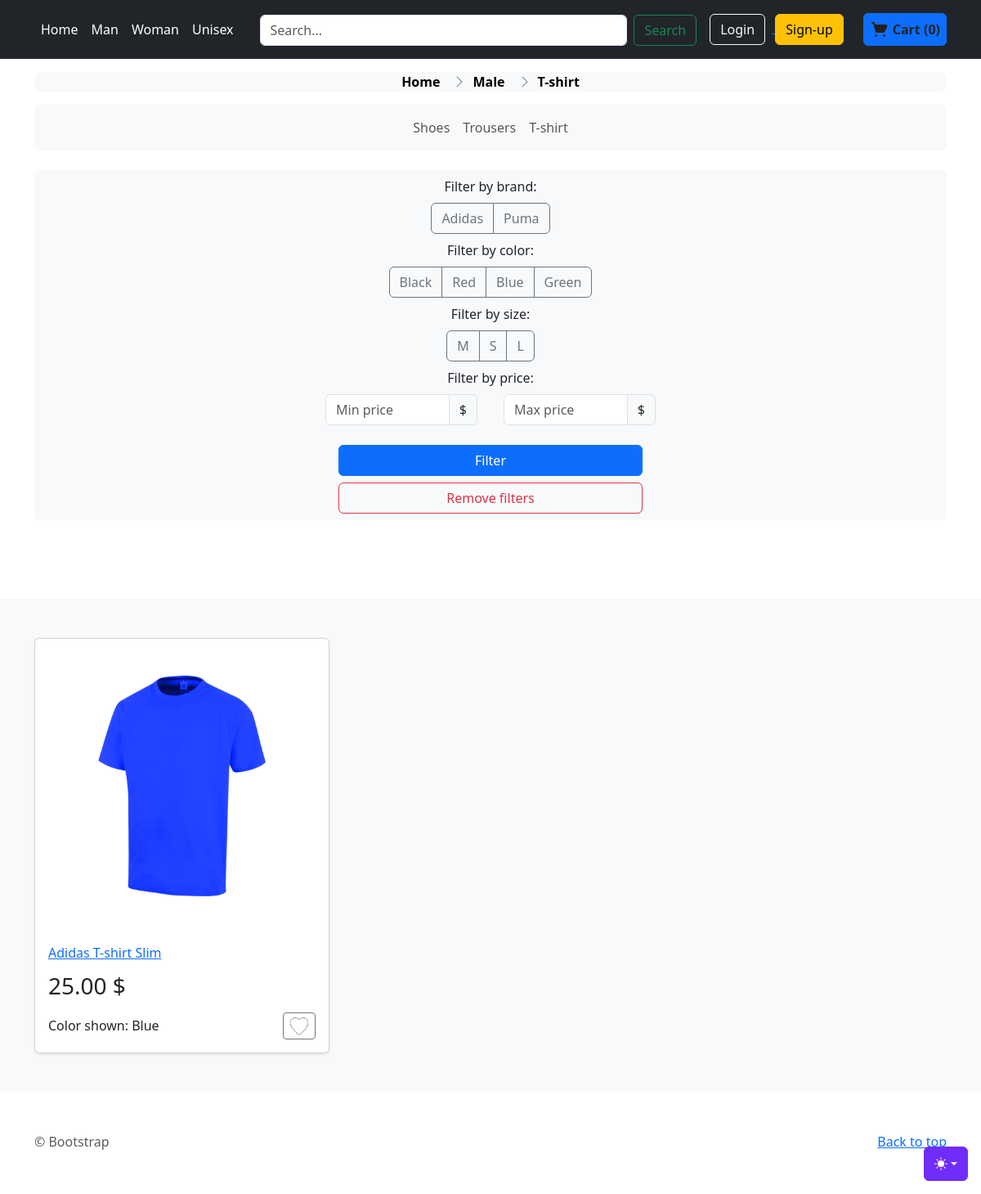
The page /Male/t-shirt on the database its author committed.
### store/models.py (models this page shows, shortened)
class Product(models.Model):
    NONE = 'None'
    SIZE = 'Size'
    COLOR = 'Color'
    SIZE_COLOR = 'Size-Color'
    VARIANTS = (
        (NONE, 'None'),
        (SIZE, 'Size'),
        (COLOR, 'Color'),
        (SIZE_COLOR, 'Size-Color'),
    )
    GENDERS = (
        ('Male', 'Male'),
        ('Female', 'Female'),
        ('Unisex', 'Unisex')
    )
    name = models.CharField(max_length=255, null=False, blank=False)
    slug = models.SlugField(null=False, unique=True)
    brand = models.ForeignKey(Brand, null=True, blank=True, on_delete=models.CASCADE)
    category = models.ForeignKey(Category, null=False, blank=False, on_delete=models.CASCADE)
    description = models.TextField(null=True, blank=True)
    base_price = models.DecimalField(max_digits=10, decimal_places=2, null=False,blank=False)
    variant = models.CharField(max_length=10, choices=VARIANTS, default=SIZE_COLOR)
    date_added = models.DateTimeField(auto_now_add=True, null=True)
    gender = models.CharField(max_length=10, choices=GENDERS, default='Unisex')

class Category(models.Model):
    name = models.CharField(max_length=255)
    category_slug = models.SlugField(null=False, unique=True)

class Brand(models.Model):
    brand_name = models.CharField(max_length=100)

class Color(models.Model):
    color_name = models.CharField(max_length=100)

class Size(models.Model):
    size_name = models.CharField(max_length=100)

class ProductVariant(models.Model):
    title = models.CharField(max_length=100, blank=True, null=True)
    product = models.ForeignKey(Product, on_delete=models.CASCADE)
    color = models.ForeignKey(Color, on_delete=models.CASCADE, blank=True, null=True)
    size = models.ForeignKey(Size, on_delete=models.CASCADE, blank=True, null=True)
    image_id = models.ForeignKey(Image, blank=True, null=True,on_delete=models.CASCADE)
    price = models.DecimalField(max_digits=12, decimal_places=2, default=0)
    quantity = models.IntegerField(default=1,null=False)
    purchased = models.PositiveIntegerField(default=0, null=False, blank=True)

class Image(models.Model):
    name = models.CharField(max_length=50, blank=True)
    product=models.ForeignKey(Product, on_delete=models.CASCADE)
    image = models.ImageField(blank=True, upload_to='static/images/')

### store/views.py (the view)
# urls.py: path('<str:gen>/<str:category>', views.category_view, name='category'),
def category_view(request, gen, category):
    products = ProductVariant.objects.select_related('product__category', 'product').filter(Q(quantity__gt=0) & Q(product__category__category_slug=category) & (Q(product__gender=gen) | Q(product__gender='Unisex')) )
    colors = Color.objects.all().distinct()
    sizes = Size.objects.all().distinct()
    brands = Brand.objects.all().distinct()
    products, applied_filters = filters(request, products)
    data = {
        'products': products,
        'gender': gen,
        'category_slug': category,
        'category_name': category.capitalize(),
        'applied_filters': applied_filters,
        'colors': colors,
        'sizes': sizes,
        'brands': brands
    }
    return render(request, 'store/store.html', data | header_data(request))

### templates/store/store.html (shortened to what this page needs)
{% extends 'store/index.html' %}
{% load static %}
{% block styles %}
<link href="{%  static 'assets/dist/css/breadcrumbs.css' %}" rel="stylesheet">
<link rel="stylesheet" href="https://cdn.jsdelivr.net/npm/@docsearch/css@3">
<link href="{%  static 'assets/dist/css/bootstrap.min.css' %}" rel="stylesheet">
{% endblock styles %}
{% block categories %}
  <section class="pt-3 pb-5 text-center container">
        <div class="row pb-lg-5">
      <div class="mx-auto">
        <nav aria-label="breadcrumb">
    <ol class="breadcrumb breadcrumb-chevron p-1 bg-body-tertiary rounded-3 justify-content-center ">
      <li class="breadcrumb-item">
        <a class="link-body-emphasis fw-semibold text-decoration-none" href="{% url 'store:home' %}">Home</a>
      </li>
     <li class="breadcrumb-item">
        <a class="link-body-emphasis fw-semibold text-decoration-none" href="{% url 'store:gender-store' gen=gender %}">{{ gender }}</a>
      </li>
        {% if category_name %}
            <li class="breadcrumb-item">
                <a class="link-body-emphasis fw-semibold text-decoration-none" href="{% url 'store:category' gen=gender category=category_slug %}">{{ category_name }}</a>
              </li>
        {% endif %}
    </ol>
  </nav>
          <nav class="navbar navbar-expand-lg bg-body-tertiary rounded" aria-label="Thirteenth navbar example">
      <div class="container-fluid justify-content-center">
        <div class="collapse navbar-collapse d-lg-flex justify-content-center" id="navbarsExample11">
          <ul class="navbar-nav col-lg-6 justify-content-lg-center">
            {% for category in categories %}
                <li class="nav-item">
                    <a class="nav-link" href="{% url 'store:category' gen=gender category=category.category_slug %}">{{ category.name }}</a>
                </li>
            {% endfor %}
          </ul>
        </div>
      </div>
    </nav>
      {% block filters %}
    <form method="GET" action="" class="bg-body-tertiary py-2 mt-4 rounded d-flex flex-column">
    {% if brands %}
        <span class="text-center">Filter by brand:</span>
        <div class="col-lg-2 justify-content-center w-100 my-2 overflow-x-auto">
            <div class="btn-group justify-content-center" role="group" aria-label="Basic checkbox toggle button group">
                {% for brand in brands %}
                  <label class="btn btn-outline-secondary" for="brand_filter_{{ brand.id }}">{{ brand.brand_name }}</label>
                {% endfor %}
            </div>
        </div>
    {% endif %}
    {% if colors %}
        <span class="text-center">Filter by color:</span>
        <div class="col-lg-2 justify-content-center w-100 my-2 overflow-x-auto">
            <div class="btn-group justify-content-center" role="group" aria-label="Basic checkbox toggle button group">
                {% for color in colors %}
                  <label class="btn btn-outline-secondary" for="color_filter_{{ color.id }}">{{ color.color_name }}</label>
                {% endfor %}
            </div>
        </div>
    {% endif %}
    {% if sizes %}
        <span class="text-center">Filter by size:</span>
        <div class="col-lg-2 justify-content-center w-100 my-2 overflow-x-auto">
            <div class="btn-group justify-content-center" role="group" aria-label="Basic checkbox toggle button group">
                {% for size in sizes %}
                  <label class="btn btn-outline-secondary" for="size_filter_{{ size.id }}">{{ size.size_name }}</label>
                {% endfor %}
            </div>
        </div>
    {% endif %}
        <span class="text-center">Filter by price:</span>
        <div class="d-flex justify-content-center my-2">
            <div class="col-lg-2 mx-3">
                <div class="input-group mb-3 ">
                  <input type="number" class="form-control" aria-label="Amount (to the nearest dollar)" min="0" id="min_price" name="min_price" placeholder="Min price" value="{{ applied_filters.min_price }}">
                  <span class="input-group-text">$</span>
                </div>
            </div>
            <div class="col-lg-2 mx-3">
                    <div class="input-group mb-3 ">
                      <input type="number" class="form-control" aria-label="Amount (to the nearest dollar)" id="max_price" min="0" name="max_price" placeholder="Max price" value="{{ applied_filters.max_price }}">
                      <span class="input-group-text">$</span>
                    </div>
            </div>
        </div>
        <div class="d-grid gap-2 col-4 mx-auto">
            <button type="submit" class="btn btn-primary">Filter</button>
            <button type="submit" class="btn btn-outline-danger" name="reset" value="1">Remove filters</button>
        </div>
    </form>
          {% endblock filters %}
      </div>
    </div>
  </section>
{% endblock categories %}

### templates/store/index.html (shortened to what this page needs)
{% load static %}
<!doctype html>
<html lang="en" data-bs-theme="auto">
  <head><script src="{% static 'assets/js/color-modes.js' %}"></script>
    <link rel="stylesheet" href="https://cdn.jsdelivr.net/npm/@docsearch/css@3">
<link href="{%  static 'assets/dist/css/bootstrap.min.css' %}" rel="stylesheet">
<link href="{%  static 'assets/dist/css/store.css' %}" rel="stylesheet">
      {% block styles %}
      {% endblock styles %}
  </head>
  <body>
    <div class="dropdown position-fixed bottom-0 end-0 mb-3 me-3 bd-mode-toggle">
      <button class="btn btn-bd-primary py-2 dropdown-toggle d-flex align-items-center"
              id="bd-theme"
              type="button"
              aria-expanded="false"
              data-bs-toggle="dropdown"
              aria-label="Toggle theme (auto)">
        <svg class="bi my-1 theme-icon-active" width="1em" height="1em"><use href="#circle-half"></use></svg>
      </button>
    </div>
  <header class="p-3 text-bg-dark">
    <div class="container">
      <div class="d-flex flex-wrap align-items-center justify-content-between">
        <ul class="nav col-12 col-lg-auto mb-2 justify-content-center mb-md-0">
            <li><a href="{% url 'store:home' %}" class="nav-link px-2 text-white">Home</a></li>
            <li><a href="{% url 'store:gender-store' 'Male' %}" class="nav-link px-2 text-white">Man</a></li>
            <li><a href="{% url 'store:gender-store' 'Female' %}" class="nav-link px-2 text-white">Woman</a></li>
            <li><a href="{% url 'store:gender-store' 'Unisex' %}" class="nav-link px-2 text-white">Unisex</a></li>
        </ul>
        <form method="GET" action="{% url 'store:search' %}" class="m-auto col-lg-auto mb-3 mb-lg-0 me-lg-3 flex-grow-1 mx-4" role="search">
            <div class="d-flex">
                <input class="form-control me-2" type="search" placeholder="Search..." aria-label="Search" name="searched">
                <button class="btn btn-outline-success" type="submit">Search</button>
            </div>
        </form>
      <div class="m-auto d-flex justify-content-between align-items-center">
          {% if user.is_authenticated %}
            <div class="dropdown text-end me-4">
          <a href="#" class="d-block link-body-emphasis text-decoration-none dropdown-toggle text-white" data-bs-toggle="dropdown" aria-expanded="false">
              {% if user.first_name %}
                Hi, {{ user.first_name }}!
              {% else %}
                Hi, {{ user.username }}!
              {% endif %}
          </a>
          <ul class="dropdown-menu text-small" style="">
            <li><a class="dropdown-item" href="{% url 'order:orders' %}">Orders</a></li>
            <li><a class="dropdown-item" href="{% url 'accounts:profile' %}">Profile</a></li>
            <li><hr class="dropdown-divider"></li>
            <li><a class="dropdown-item text-danger" href="{% url 'accounts:logout' %}">Log out</a></li>
          </ul>
        </div>
          {% else %}
            <div class="text-end">
            <a href="{% url 'accounts:login' %}">
              <button type="button" class="btn btn-outline-light me-2">Login</button>
            </a>
            <a href="{% url 'accounts:sign-up' %}">
                <button type="button" class="btn btn-warning me-4">Sign-up</button>
            </a>
        </div>
          {% endif %}
<div class="d-flex justify-content-center align-items-center rounded bg-primary p-2">
    <a href="{% url 'order:cart-overview' %}" class="d-flex justify-content-center text-decoration-none align-items-center" style="width: 100%; height: 100%;">
        <span class="ml-1 fw-bold text-dark" id="cart-total">
            Cart ({{ total_items }})
        </span>
    </a>
</div>
      </div>
      </div>
    </div>
  </header>
<main>
    {% block categories %}{% endblock categories %}
  <div class="album py-5 bg-body-tertiary">
  <div class="d-flex">
        <div class="container">
            {% block content %}
          <div class="row row-cols-1 row-cols-sm-2 row-cols-md-3 g-3">
              {% if products %}
                  {% for article in products %}
                    <div class="col">
                  <div class="card shadow-sm">
                      <a href="{% url 'store:product-detail' gen=article.product.gender category=article.product.category.category_slug  id=article.id %}">
                          <div class="image-container">
                              {% if article.image_id %}
                                <img class="product-image" src="{{ article.image_id.image.url }}" alt="{{ article.image_id.name }}" >
                              {% else %}
                                <span>Image not found</span>
                              {% endif %}
                          </div>
                      </a>
                          <div class="card-body">
                        <a href="{% url 'store:product-detail' gen=article.product.gender category=article.product.category.category_slug id=article.id %}">
                      <h2 class="name-article">{{ article.product.brand.brand_name }} {{ article.product.name }} </h2>
                            </a>
                      <span class="price">{{ article.price }} $</span>
                        <div class="d-flex justify-content-between align-items-center">
                        <span>Color shown: {{ article.color.color_name }}</span>
                            <div class="btn-group">
                          <button type="button" class="btn btn-sm btn-outline-secondary add-to-favourites">
                          </button>
                        </div>
                      </div>
                    </div>
                  </div>
                </div>
                  {% endfor %}
              {% else %}
                  <p class="lead text-body-secondary w-100 text-center">No products found</p>
              {% endif %}
          </div>
            {% endblock content %}
        </div>
  </div>
  </div>
</main>
<footer class="text-body-secondary py-5">
  <div class="container">
    <p class="float-end mb-1">
      <a href="#">Back to top</a>
    </p>
    <p class="mb-1"> &copy; Bootstrap</p>
  </div>
</footer>
    </body>
</html>

### rows shown on the page
Product: gender "Male"
Category: name "Shoes"
Category: name "Trousers"
Category: name "T-shirt"
Brand: brand_name "Adidas"
Brand: brand_name "Puma"
Color: color_name "Black"
Color: color_name "Red"
Color: color_name "Blue"
Color: color_name "Green"
Size: size_name "M"
Size: size_name "S"
Size: size_name "L"
ProductVariant: image_id.image (picture), product.brand.brand_name "Adidas", product.name "T-shirt Slim", price "25.00", color.color_name "Blue"

### other values the page prints
{{ total_items }} "0"
{{ category_name }} "T-shirt"
